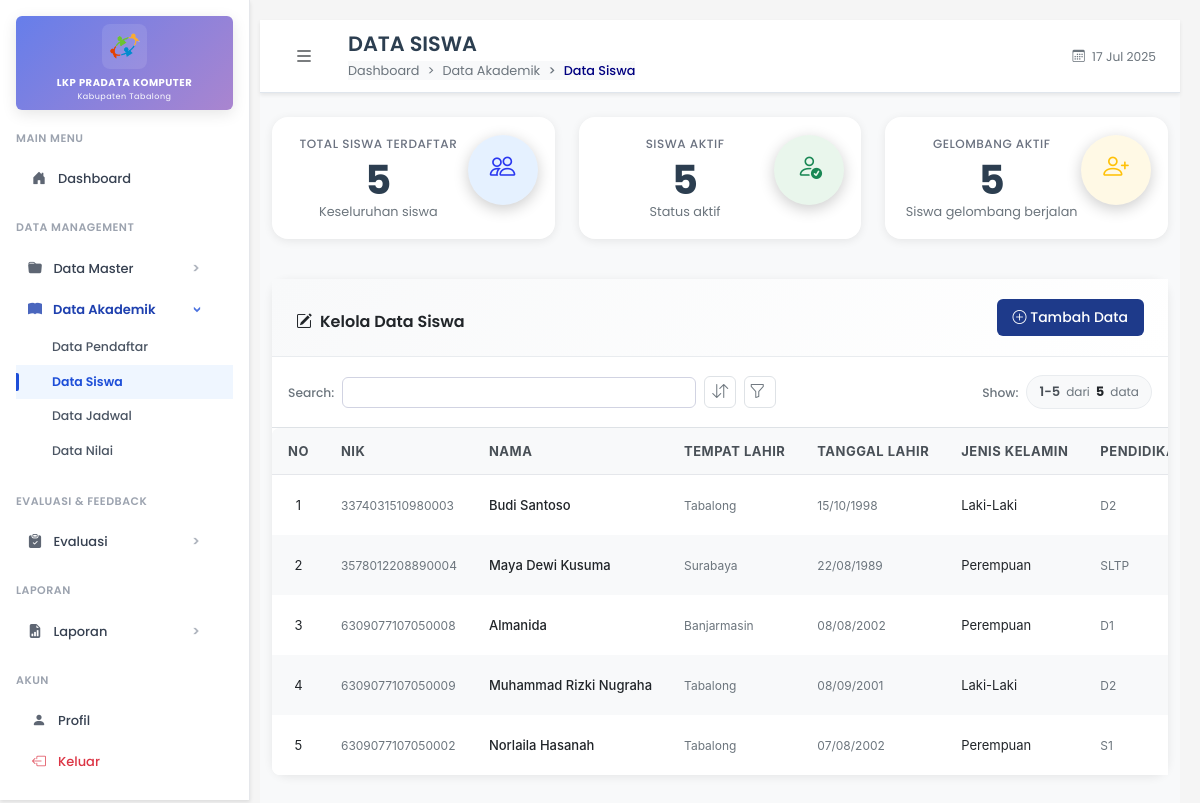
Before: /pages/admin/siswa/index.php (signed in) with the older database file.
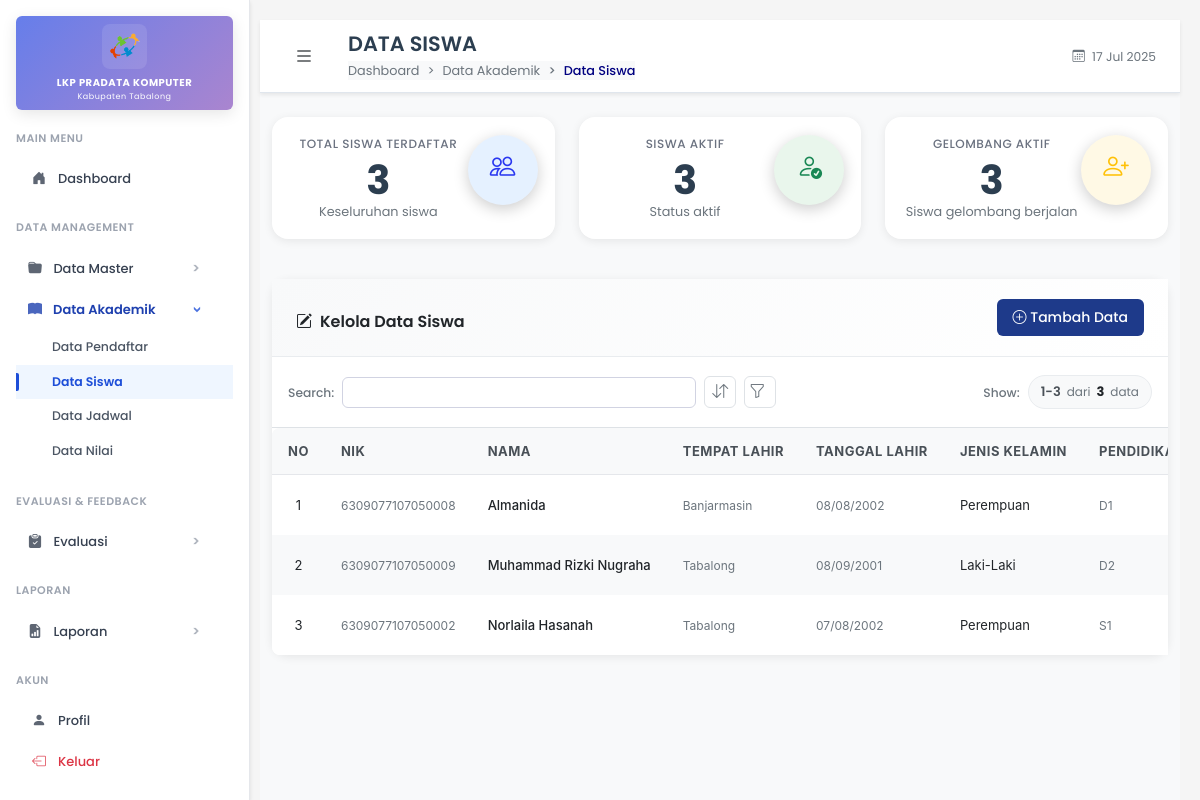
After: the same page with the newer database file.
### tables this page shows
CREATE TABLE `siswa` (
  `id_siswa` int(11) NOT NULL,
  `id_user` int(11) DEFAULT NULL,
  `id_kelas` int(11) DEFAULT NULL,
  `nik` varchar(16) DEFAULT NULL,
  `nama` varchar(100) DEFAULT NULL,
  `tempat_lahir` varchar(50) DEFAULT NULL,
  `tanggal_lahir` date DEFAULT NULL,
  `jenis_kelamin` enum('Laki-Laki','Perempuan') DEFAULT NULL,
  `pendidikan_terakhir` enum('SD','SLTP','SLTA','D1','D2','S1','S2','S3') DEFAULT NULL,
  `no_hp` varchar(20) DEFAULT NULL,
  `email` varchar(100) DEFAULT NULL,
  `alamat_lengkap` text DEFAULT NULL,
  `pas_foto` varchar(255) DEFAULT NULL,
  `ktp` varchar(255) DEFAULT NULL,
  `kk` varchar(255) DEFAULT NULL,
  `ijazah` varchar(255) DEFAULT NULL,
  `status_aktif` enum('aktif','nonaktif') DEFAULT NULL
);

### pages/admin/siswa/index.php (the view, shortened to what the changed rows need)
<?php
include '../../../includes/db.php';
$recordsPerPage = 20;
$currentPage = isset($_GET['page']) ? (int)$_GET['page'] : 1;
$currentPage = max(1, $currentPage);
$offset = ($currentPage - 1) * $recordsPerPage;
$countQuery = "SELECT COUNT(*) as total FROM siswa s
               LEFT JOIN user u ON s.id_user = u.id_user
               LEFT JOIN kelas k ON s.id_kelas = k.id_kelas
               LEFT JOIN gelombang g ON k.id_gelombang = g.id_gelombang";
$countResult = mysqli_query($conn, $countQuery);
$totalRecords = mysqli_fetch_assoc($countResult)['total'];
$query = "SELECT s.*, u.username, u.role, k.nama_kelas, g.nama_gelombang
          FROM siswa s
          LEFT JOIN user u ON s.id_user = u.id_user
          LEFT JOIN kelas k ON s.id_kelas = k.id_kelas
          LEFT JOIN gelombang g ON k.id_gelombang = g.id_gelombang
          ORDER BY s.id_siswa DESC
          LIMIT $recordsPerPage OFFSET $offset";
$result = mysqli_query($conn, $query);
$queryAktif = "SELECT COUNT(*) as total FROM siswa WHERE status_aktif = 'aktif'";
$resultAktif = mysqli_query($conn, $queryAktif);
$siswaAktif = mysqli_fetch_assoc($resultAktif)['total'];
$queryBaru = "SELECT COUNT(DISTINCT s.id_siswa) as total
              FROM siswa s
              JOIN kelas k ON s.id_kelas = k.id_kelas
              JOIN gelombang g ON k.id_gelombang = g.id_gelombang
              WHERE g.status = 'aktif'";
$resultBaru = mysqli_query($conn, $queryBaru);
$siswaBaru = mysqli_fetch_assoc($resultBaru)['total'];
?>
<!DOCTYPE html>
<html lang="id">
<head>
  <link rel="stylesheet" href="../../../assets/css/bootstrap.min.css" />
  <link rel="stylesheet" href="../../../assets/css/bootstrap-icons.css" />
  <link rel="stylesheet" href="../../../assets/css/fonts.css" />
  <link rel="stylesheet" href="../../../assets/css/styles.css" />
</head>
<body>
  <div class="d-flex">
    <div class="flex-fill main-content">
      <nav class="top-navbar">
        <div class="container-fluid px-3 px-md-4">
          <div class="d-flex align-items-center">
            <div class="d-flex align-items-center flex-grow-1">
              <div class="page-info">
                <h2 class="page-title mb-1">DATA SISWA</h2>
              </div>
            </div>
          </div>
        </div>
      </nav>
      <div class="container-fluid mt-4">
        <div class="row mb-4">
          <div class="col-md-4 mb-3">
            <div class="card stats-card stats-card-mobile">
              <div class="card-body">
                <div class="d-flex justify-content-between align-items-center stats-card-content">
                  <div class="flex-grow-1 stats-text-content">
                    <h6 class="mb-1 stats-title">Total Siswa Terdaftar</h6>
                    <h3 class="mb-0 stats-number"><?= number_format($totalRecords) ?></h3>
                    <small class="text-muted stats-subtitle">Keseluruhan siswa</small>
                  </div>
                </div>
              </div>
            </div>
          </div>
          <div class="col-md-4 mb-3">
            <div class="card stats-card stats-card-mobile">
              <div class="card-body">
                <div class="d-flex justify-content-between align-items-center stats-card-content">
                  <div class="flex-grow-1 stats-text-content">
                    <h6 class="mb-1 stats-title">Siswa Aktif</h6>
                    <h3 class="mb-0 stats-number"><?= number_format($siswaAktif) ?></h3>
                    <small class="text-muted stats-subtitle">Status aktif</small>
                  </div>
                </div>
              </div>
            </div>
          </div>
          <div class="col-md-4 mb-3">
            <div class="card stats-card stats-card-mobile">
              <div class="card-body">
                <div class="d-flex justify-content-between align-items-center stats-card-content">
                  <div class="flex-grow-1 stats-text-content">
                    <h6 class="mb-1 stats-title">Gelombang Aktif</h6>
                    <h3 class="mb-0 stats-number"><?= number_format($siswaBaru) ?></h3>
                    <small class="text-muted stats-subtitle">Siswa gelombang berjalan</small>
                  </div>
                </div>
              </div>
            </div>
          </div>
        </div>
        <div class="card content-card">
          <div class="p-3 border-bottom">
            <div class="row align-items-center">
              <div class="col-12">
                <div class="d-flex flex-wrap align-items-center gap-2 controls-container">
                  <div class="ms-auto result-info d-flex align-items-center">
                    <div class="info-badge">
                      <span class="info-count"><?= (($currentPage - 1) * $recordsPerPage) + 1 ?>-<?= min($currentPage * $recordsPerPage, $totalRecords) ?></span>
                      <span class="info-separator">dari</span>
                      <span class="info-total"><?= number_format($totalRecords) ?></span>
                      <span class="info-label">data</span>
                    </div>
                  </div>
                </div>
              </div>
            </div>
          </div>
          <div class="table-responsive" style="overflow-x: auto; overflow-y: visible;">
            <table class="custom-table mb-0" id="siswaTable">
              <thead class="sticky-top">
                <tr>
                  <th>No</th>
                  <th>NIK</th>
                  <th>Nama</th>
                  <th>Tempat Lahir</th>
                  <th>Tanggal Lahir</th>
                  <th>Jenis Kelamin</th>
                  <th>Pendidikan</th>
                </tr>
              </thead>
              <tbody>
                <?php if (mysqli_num_rows($result) > 0): ?>
                  <?php
                  $no = ($currentPage - 1) * $recordsPerPage + 1;
                  while ($siswa = mysqli_fetch_assoc($result)):
                  ?>
                    <tr>
                      <td class="text-center align-middle" style="text-align: center !important;"><?= $no++ ?></td>
                      <td class="align-middle">
                        <small><?= htmlspecialchars($siswa['nik']) ?></small>
                      </td>
                      <td class="align-middle text-nowrap">
                        <div class="fw-medium"><?= htmlspecialchars($siswa['nama']) ?></div>
                      </td>
                      <td class="align-middle">
                        <small><?= htmlspecialchars($siswa['tempat_lahir']) ?></small>
                      </td>
                      <td class="align-middle">
                        <small><?= date('d/m/Y', strtotime($siswa['tanggal_lahir'])) ?></small>
                      </td>
                      <td class="align-middle">
                        <?php if($siswa['jenis_kelamin'] == 'Laki-Laki'): ?>
                          <span>Laki-Laki</span>
                        <?php else: ?>
                          <span>Perempuan</span>
                        <?php endif; ?>
                      </td>
                      <td class="align-middle">
                        <small><?= htmlspecialchars($siswa['pendidikan_terakhir']) ?></small>
                      </td>
                    </tr>
                  <?php endwhile; ?>
                <?php endif; ?>
              </tbody>
            </table>
          </div>
</body>
</html>

Changed rows visible on the page:
removed siswa: nik "3374031510980003", nama "Budi Santoso", tempat_lahir "Tabalong", tanggal_lahir "15/10/1998", jenis_kelamin "Laki-Laki", pendidikan_terakhir "D2"
removed siswa: nik "3578012208890004", nama "Maya Dewi Kusuma", tempat_lahir "Surabaya", tanggal_lahir "22/08/1989", jenis_kelamin "Perempuan", pendidikan_terakhir "SLTP"
Other visible differences:
$totalRecords: "5" → "3"
$siswaAktif: "5" → "3"
$siswaBaru: "5" → "3"
min($currentPage * $recordsPerPage, $totalRecords): "5" → "3"
